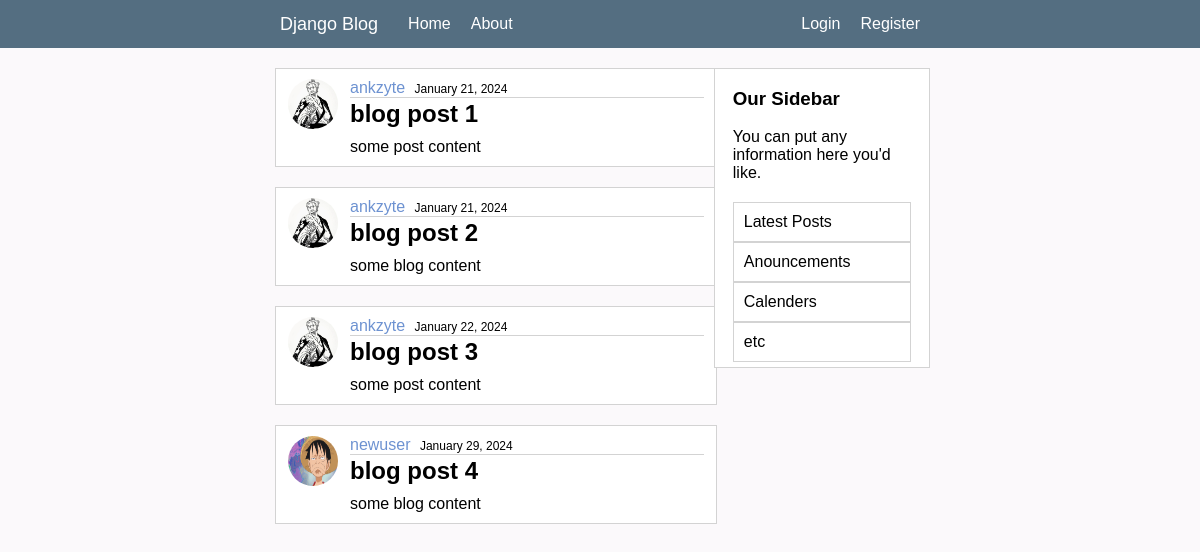
The page / on the database its author committed.
### blog/models.py (models this page shows, shortened)
class Posts(models.Model):
    title = models.CharField(max_length=100)
    content = models.TextField()
    date_posted = models.DateTimeField(default=timezone.now)
    author = models.ForeignKey(User,on_delete=models.CASCADE)

### user/models.py (models this page shows, shortened)
class Profile(models.Model):
    user = models.OneToOneField(User,on_delete=models.CASCADE)
    image = models.ImageField(default="default.jpg",upload_to="profile_pics")

### blog/views.py (the view)
# urls.py: path('', views.home, name="blog-home"),
def home(request):
    context = {
        "posts":Posts.objects.all(),
        "title":"Home"
    }
    return render(request,'blog/home.html',context)

### blog/templates/blog/home.html
{% extends "blog/base.html" %}
{% block content %}
        <div class="posts">
            {% for post in posts %}
            <div class="post">
                <div class="avatar-container">
                    <div class="avatar">
                        <img src="{{ post.author.profile.image.url }}">
                    </div>
                </div>
                <div class="content-container">
                    <div class="header">
                        <a href="#"> {{ post.author }}</a>
                        <span>{{ post.date_posted|date:"F d, Y" }}</span>
                    </div>
                    <div class="post-main">
                        <a href="#"><h2>{{ post.title }}</h2></a>
                        <span>{{ post.content }}</span>
                    </div>
                </div>
            </div>
            {% endfor %}
        </div>
{% endblock content %}

### blog/templates/blog/base.html (shortened to what this page needs)
{% load static %}
<!DOCTYPE html>
<html lang="en">
<head>
    <link rel="stylesheet" href="{% static 'blog/style.css' %}">
</head>
<body>
    <header>
        <div class="navbar">
            <div class="left-nav">
                <a id="logo" href="{% url 'blog-home' %}">Django Blog</a>
                <a href="{% url 'blog-home' %}">Home</a>
                <a href="{% url 'blog-about' %}">About</a>
            </div>
            <div class="right-nav">
                {% if user.is_authenticated %}
                    <a href="#">New Post</a>
                    <a href="{% url 'user-profile' %}">Profile</a>
                    <a href="{% url 'user-logout' %}">Log Out</a>
                {% else %}
                    <a href="{% url 'user-login' %}">Login</a>
                    <a href="{% url 'user-register' %}">Register</a>
                {% endif %}
            </div>
        </div>
    </header>
    <div class="center-container">
        {% block content %}{% endblock %}
        <div class="sidebar">
            <h3>Our Sidebar</h3>
            <span>You can put any information here you'd like.</span>
            <div class="sidebar-items">
                <li>Latest Posts</li>
                <li>Anouncements</li>
                <li>Calenders</li>
                <li>etc</li>
            </div>
        </div>
    </div>
</body>
</html>

### blog/static/blog/style.css (style rules this page uses)
body { font-family:'Trebuchet MS', 'Lucida Sans Unicode', 'Lucida Grande', 'Lucida Sans', Arial, sans-serif; padding:0; margin:0; background-color: #FBF9FB; }
header { width: 100%; height:3rem; background-color: #546E81; }
.navbar { width:55%; height: 100%; margin:auto; display:flex; justify-content: space-between; }
.navbar div { display: flex; align-items: center; }
.navbar a { padding:10px; text-decoration: none; color:white; }
#logo { font-size:18px; margin-right:10px; }
.center-container { width: 55%; height: auto; margin:auto; display:flex; flex-direction: row; justify-content: space-between; }
.posts { width:63%; height: auto; }
.posts .post { width:100%; border:1px solid lightgray; margin-top:20px; margin-bottom:20px; margin-left:5px; padding:10px 12px; background-color: white; display:flex; flex-direction: row; gap:12px; }
.post .content-container { flex:1; }
.post .avatar { border-radius: 50%; overflow: hidden; width:50px; height: 50px; }
.post .avatar img { width:50px; height: 50px; max-width: 50px; max-height: 50px; }
.post .header { border-bottom:1px solid lightgray; }
.post a { color:#6D92D1; text-decoration: none; }
.post-main a { color:black; }
.header span { font-size: 12px; margin-left:5px; }
.post .post-main h2 { margin-top:2px; margin-bottom:10px; }
.sidebar { width:27%; border:1px solid lightgray; margin-top:20px; margin-left:20px; padding:0 18px; padding-bottom: 18px; background-color: white; height: 280px; }
.sidebar-items { margin-top:20px; }
.sidebar-items li { list-style-type: none; display:block; border:1px solid lightgray; padding:10px; }

### rows shown on the page
Posts: author.profile.image (picture), author "ankzyte", date_posted "January 21, 2024", title "blog post 1", content "some post content"
Posts: author.profile.image (picture), author "ankzyte", date_posted "January 21, 2024", title "blog post 2", content "some blog content"
Posts: author.profile.image (picture), author "ankzyte", date_posted "January 22, 2024", title "blog post 3", content "some post content"
Posts: author.profile.image (picture), author "newuser", date_posted "January 29, 2024", title "blog post 4", content "some blog content"
